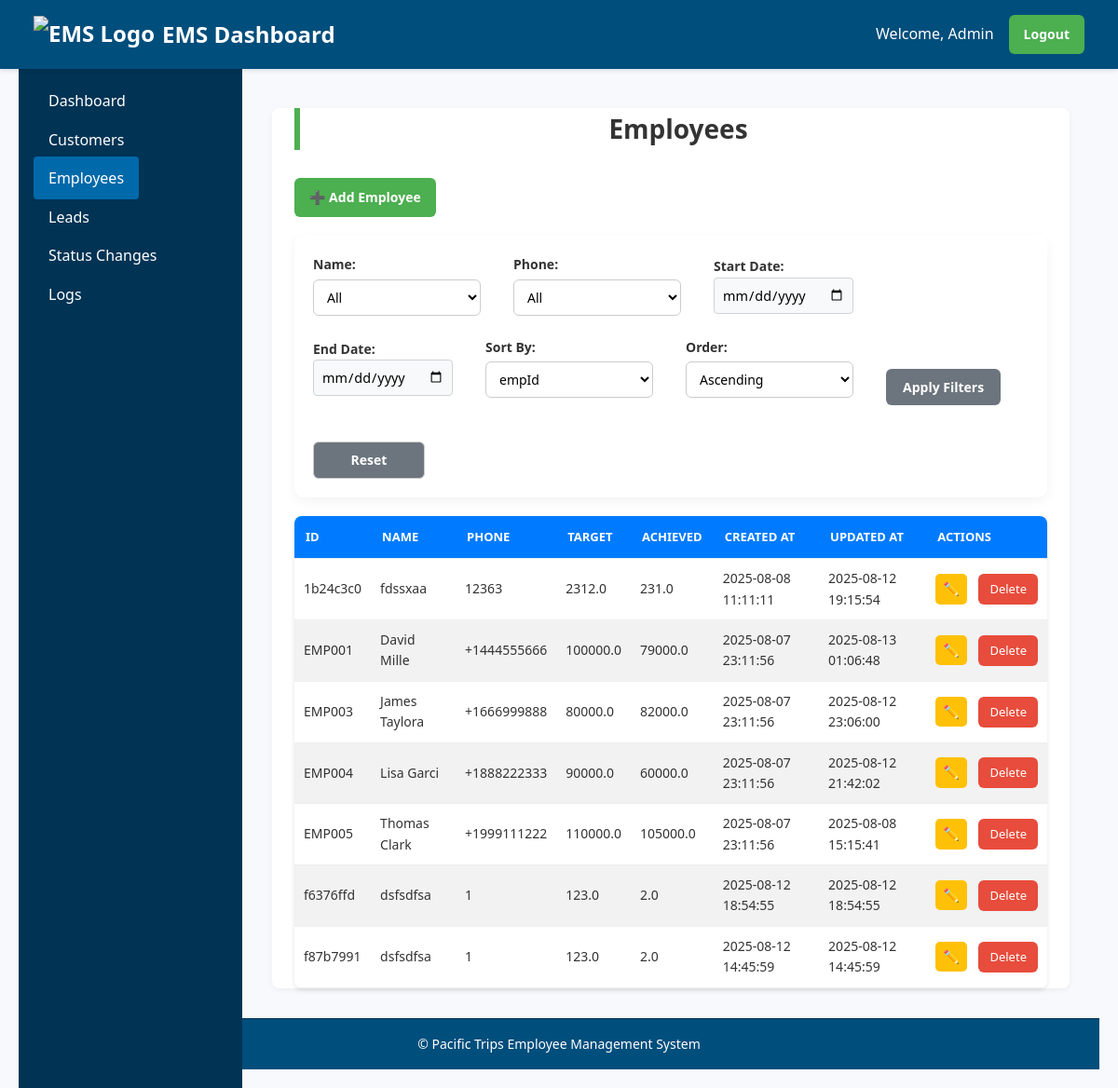
Before: /employees (signed in) with the older database file.
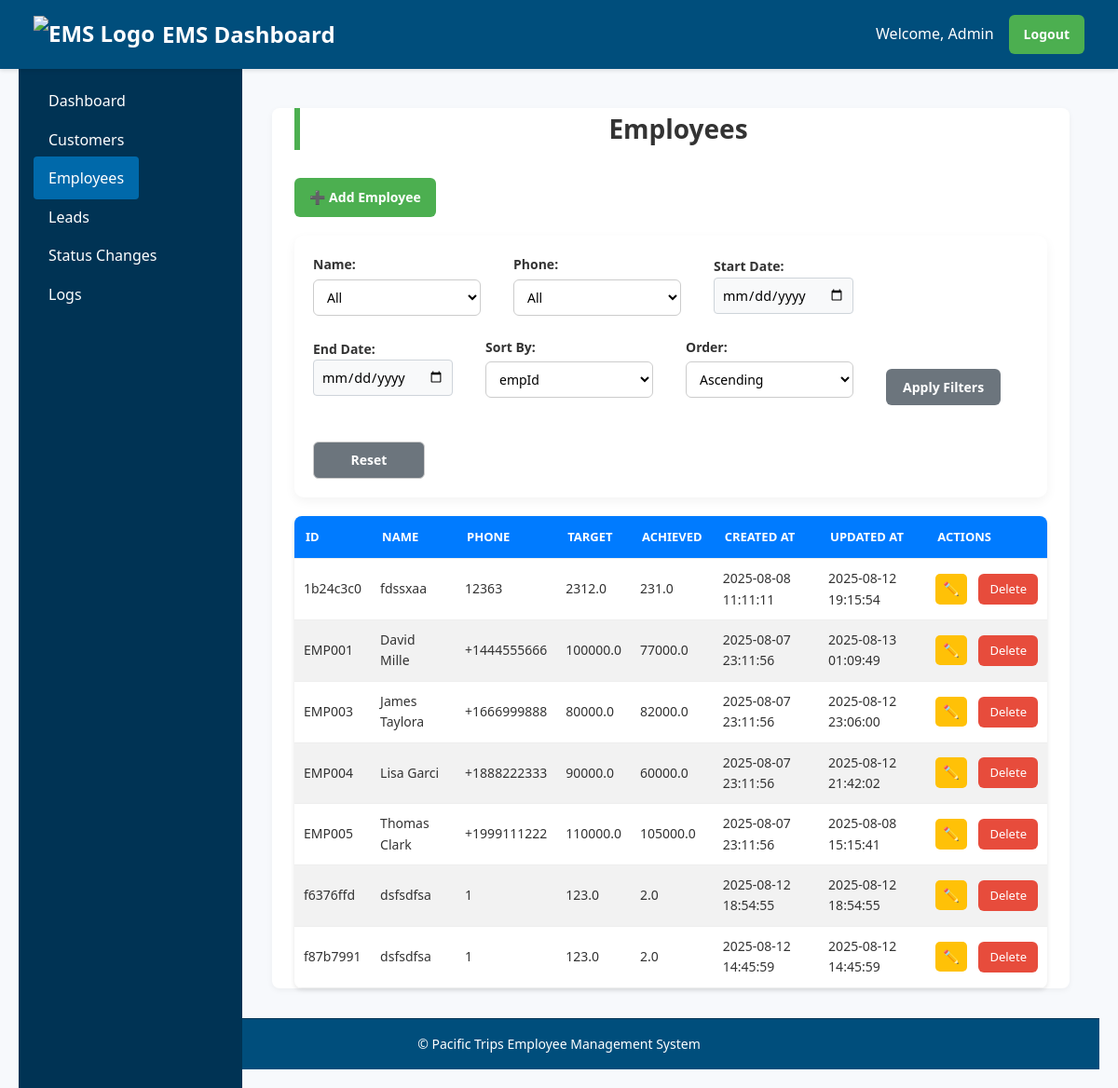
After: the same page with the newer database file.
### tables this page shows
CREATE TABLE employees (
    empId TEXT PRIMARY KEY,
    empName TEXT NOT NULL,
    phoneNo TEXT,
    targetAmount REAL NOT NULL CHECK (targetAmount >= 0),
    achievedAmount REAL NOT NULL CHECK (achievedAmount >= 0),
    createdAt TEXT DEFAULT CURRENT_TIMESTAMP,
    updatedAt TEXT DEFAULT CURRENT_TIMESTAMP
);

### app.py (the view)
    def wrap(*args, **kwargs):
        if 'user_id' not in session:
            flash('Please login first.', 'danger')
            return redirect(url_for('login'))
        if session.get('role') != 'admin':
            flash('Admin access required.', 'danger')
            return redirect(url_for('index'))
        return f(*args, **kwargs)

### app.py (called while the page is built)
def get_db_connection():
    conn = sqlite3.connect(DATABASE, timeout=10)
    conn.row_factory = sqlite3.Row
    conn.execute("PRAGMA journal_mode=WAL")
    return conn

def admin_required(f):
    def wrap(*args, **kwargs):
        if 'user_id' not in session:
            flash('Please login first.', 'danger')
            return redirect(url_for('login'))
        if session.get('role') != 'admin':
            flash('Admin access required.', 'danger')
            return redirect(url_for('index'))
        return f(*args, **kwargs)
    wrap.__name__ = f.__name__
    return wrap

### templates/employees.html (shortened to what this page needs)
{% extends "base.html" %}
{% block content %}
<h2>Employees</h2>
<div class="button-group">
    <a href="{{ url_for('add_employee') }}" class="btn">➕ Add Employee</a>
</div>
<form method="GET" action="{{ url_for('employees') }}" class="filter-form">
    <label>Name:
        <select name="empName">
            <option value="">All</option>
        </select>
    </label>
    <label>Phone:
        <select name="phoneNo">
            <option value="">All</option>
        </select>
    </label>
    <label>Start Date:
        <input type="date" name="start_date" value="{{ filters.start_date }}">
    </label>
    <label>End Date:
        <input type="date" name="end_date" value="{{ filters.end_date }}">
    </label>
    <label>Sort By:
        <select name="sort_by">
            {% for col in ['empId', 'empName', 'targetAmount', 'achievedAmount', 'createdAt', 'updatedAt'] %}
            <option value="{{ col }}" {% if sort_by == col %}selected{% endif %}>{{ col }}</option>
            {% endfor %}
        </select>
    </label>
    <label>Order:
        <select name="sort_order">
            <option value="asc" {% if sort_order == 'asc' %}selected{% endif %}>Ascending</option>
        </select>
    </label>
    <button type="submit" class="btn">Apply Filters</button>
    <a href="{{ url_for('employees') }}" class="btn danger">Reset</a>
</form>
<table>
    <thead>
        <tr>
            <th>ID</th>
            <th>Name</th>
            <th>Phone</th>
            <th>Target</th>
            <th>Achieved</th>
            <th>Created At</th>
            <th>Updated At</th>
            <th>Actions</th>
        </tr>
    </thead>
    <tbody>
        {% for employee in employees %}
        <tr>
            <td>{{ employee.empId }}</td>
            <td>{{ employee.empName }}</td>
            <td>{{ employee.phoneNo or '' }}</td>
            <td>{{ employee.targetAmount }}</td>
            <td>{{ employee.achievedAmount }}</td>
            <td>{{ employee.createdAt }}</td>
            <td>{{ employee.updatedAt }}</td>
            <td>
                <a href="{{ url_for('edit_employee', emp_id=employee.empId) }}" class="btn small">✏️</a>
                <a href="{{ url_for('delete_employee', emp_id=employee.empId) }}" class="btn-delete"
                   onclick="return confirm('Delete this employee?')">Delete</a>
            </td>
        </tr>
        {% endfor %}
    </tbody>
</table>
{% endblock %}

Changed rows visible on the page:
changed employees "EMP001": achievedAmount "79000.0" → "77000.0"; updatedAt "2025-08-13 01:06:48" → "2025-08-13 01:09:49"
